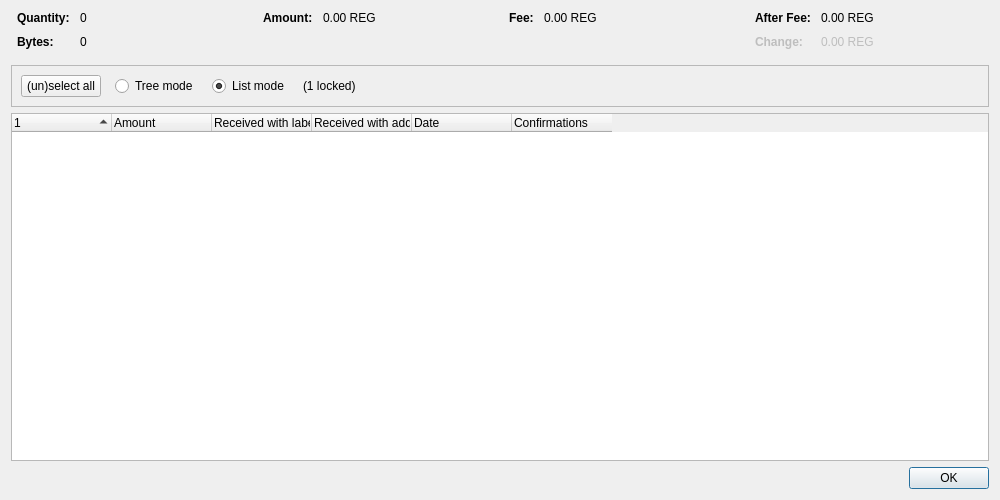
<?xml version="1.0" encoding="UTF-8"?>
<ui version="4.0">
 <class>CoinControlDialog</class>
 <widget class="QDialog" name="CoinControlDialog">
  <property name="geometry">
   <rect>
    <x>0</x>
    <y>0</y>
    <width>1000</width>
    <height>500</height>
   </rect>
  </property>
  <property name="windowTitle">
   <string>Coin Selection</string>
  </property>
  <layout class="QVBoxLayout" name="verticalLayout">
   <item>
    <layout class="QHBoxLayout" name="horizontalLayoutTop" stretch="0,0,0,0">
     <property name="topMargin">
      <number>0</number>
     </property>
     <property name="bottomMargin">
      <number>10</number>
     </property>
     <item>
      <layout class="QFormLayout" name="formLayoutCoinControl1">
       <property name="labelAlignment">
        <set>Qt::AlignLeft|Qt::AlignVCenter</set>
       </property>
       <property name="horizontalSpacing">
        <number>10</number>
       </property>
       <property name="verticalSpacing">
        <number>10</number>
       </property>
       <property name="leftMargin">
        <number>6</number>
       </property>
       <property name="rightMargin">
        <number>6</number>
       </property>
       <item row="0" column="0">
        <widget class="QLabel" name="labelCoinControlQuantityText">
         <property name="font">
          <font>
           <weight>75</weight>
           <bold>true</bold>
          </font>
         </property>
         <property name="text">
          <string>Quantity:</string>
         </property>
        </widget>
       </item>
       <item row="0" column="1">
        <widget class="QLabel" name="labelCoinControlQuantity">
         <property name="cursor">
          <cursorShape>IBeamCursor</cursorShape>
         </property>
         <property name="contextMenuPolicy">
          <enum>Qt::ActionsContextMenu</enum>
         </property>
         <property name="text">
          <string notr="true">0</string>
         </property>
         <property name="textInteractionFlags">
          <set>Qt::LinksAccessibleByMouse|Qt::TextSelectableByKeyboard|Qt::TextSelectableByMouse</set>
         </property>
        </widget>
       </item>
       <item row="1" column="0">
        <widget class="QLabel" name="labelCoinControlBytesText">
         <property name="font">
          <font>
           <weight>75</weight>
           <bold>true</bold>
          </font>
         </property>
         <property name="text">
          <string>Bytes:</string>
         </property>
        </widget>
       </item>
       <item row="1" column="1">
        <widget class="QLabel" name="labelCoinControlBytes">
         <property name="cursor">
          <cursorShape>IBeamCursor</cursorShape>
         </property>
         <property name="contextMenuPolicy">
          <enum>Qt::ActionsContextMenu</enum>
         </property>
         <property name="text">
          <string notr="true">0</string>
         </property>
         <property name="textInteractionFlags">
          <set>Qt::LinksAccessibleByMouse|Qt::TextSelectableByKeyboard|Qt::TextSelectableByMouse</set>
         </property>
        </widget>
       </item>
      </layout>
     </item>
     <item>
      <layout class="QFormLayout" name="formLayoutCoinControl2">
       <property name="horizontalSpacing">
        <number>10</number>
       </property>
       <property name="verticalSpacing">
        <number>10</number>
       </property>
       <property name="leftMargin">
        <number>6</number>
       </property>
       <property name="rightMargin">
        <number>6</number>
       </property>
       <item row="0" column="0">
        <widget class="QLabel" name="labelCoinControlAmountText">
         <property name="font">
          <font>
           <weight>75</weight>
           <bold>true</bold>
          </font>
         </property>
         <property name="text">
          <string>Amount:</string>
         </property>
        </widget>
       </item>
       <item row="0" column="1">
        <widget class="QLabel" name="labelCoinControlAmount">
         <property name="cursor">
          <cursorShape>IBeamCursor</cursorShape>
         </property>
         <property name="contextMenuPolicy">
          <enum>Qt::ActionsContextMenu</enum>
         </property>
         <property name="text">
          <string notr="true">0.00 REG</string>
         </property>
         <property name="textInteractionFlags">
          <set>Qt::LinksAccessibleByMouse|Qt::TextSelectableByKeyboard|Qt::TextSelectableByMouse</set>
         </property>
        </widget>
       </item>
      </layout>
     </item>
     <item>
      <layout class="QFormLayout" name="formLayoutCoinControl3">
       <property name="horizontalSpacing">
        <number>10</number>
       </property>
       <property name="verticalSpacing">
        <number>10</number>
       </property>
       <property name="leftMargin">
        <number>6</number>
       </property>
       <property name="rightMargin">
        <number>6</number>
       </property>
       <item row="0" column="0">
        <widget class="QLabel" name="labelCoinControlFeeText">
         <property name="font">
          <font>
           <weight>75</weight>
           <bold>true</bold>
          </font>
         </property>
         <property name="text">
          <string>Fee:</string>
         </property>
        </widget>
       </item>
       <item row="0" column="1">
        <widget class="QLabel" name="labelCoinControlFee">
         <property name="cursor">
          <cursorShape>IBeamCursor</cursorShape>
         </property>
         <property name="contextMenuPolicy">
          <enum>Qt::ActionsContextMenu</enum>
         </property>
         <property name="text">
          <string notr="true">0.00 REG</string>
         </property>
         <property name="textInteractionFlags">
          <set>Qt::LinksAccessibleByMouse|Qt::TextSelectableByKeyboard|Qt::TextSelectableByMouse</set>
         </property>
        </widget>
       </item>
      </layout>
     </item>
     <item>
      <layout class="QFormLayout" name="formLayoutCoinControl4">
       <property name="labelAlignment">
        <set>Qt::AlignLeft|Qt::AlignVCenter</set>
       </property>
       <property name="horizontalSpacing">
        <number>10</number>
       </property>
       <property name="verticalSpacing">
        <number>10</number>
       </property>
       <property name="leftMargin">
        <number>6</number>
       </property>
       <property name="rightMargin">
        <number>6</number>
       </property>
       <item row="0" column="0">
        <widget class="QLabel" name="labelCoinControlAfterFeeText">
         <property name="font">
          <font>
           <weight>75</weight>
           <bold>true</bold>
          </font>
         </property>
         <property name="text">
          <string>After Fee:</string>
         </property>
        </widget>
       </item>
       <item row="0" column="1">
        <widget class="QLabel" name="labelCoinControlAfterFee">
         <property name="cursor">
          <cursorShape>IBeamCursor</cursorShape>
         </property>
         <property name="contextMenuPolicy">
          <enum>Qt::ActionsContextMenu</enum>
         </property>
         <property name="text">
          <string notr="true">0.00 REG</string>
         </property>
         <property name="textInteractionFlags">
          <set>Qt::LinksAccessibleByMouse|Qt::TextSelectableByKeyboard|Qt::TextSelectableByMouse</set>
         </property>
        </widget>
       </item>
       <item row="1" column="0">
        <widget class="QLabel" name="labelCoinControlChangeText">
         <property name="enabled">
          <bool>false</bool>
         </property>
         <property name="font">
          <font>
           <weight>75</weight>
           <bold>true</bold>
          </font>
         </property>
         <property name="text">
          <string>Change:</string>
         </property>
        </widget>
       </item>
       <item row="1" column="1">
        <widget class="QLabel" name="labelCoinControlChange">
         <property name="enabled">
          <bool>false</bool>
         </property>
         <property name="cursor">
          <cursorShape>IBeamCursor</cursorShape>
         </property>
         <property name="contextMenuPolicy">
          <enum>Qt::ActionsContextMenu</enum>
         </property>
         <property name="text">
          <string notr="true">0.00 REG</string>
         </property>
         <property name="textInteractionFlags">
          <set>Qt::LinksAccessibleByMouse|Qt::TextSelectableByKeyboard|Qt::TextSelectableByMouse</set>
         </property>
        </widget>
       </item>
      </layout>
     </item>
    </layout>
   </item>
   <item>
    <widget class="QFrame" name="frame">
     <property name="minimumSize">
      <size>
       <width>0</width>
       <height>40</height>
      </size>
     </property>
     <property name="frameShape">
      <enum>QFrame::StyledPanel</enum>
     </property>
     <property name="frameShadow">
      <enum>QFrame::Sunken</enum>
     </property>
     <layout class="QHBoxLayout" name="horizontalLayout">
      <item>
       <layout class="QHBoxLayout" name="horizontalLayoutPanel" stretch="0,0,0,0,0">
        <property name="spacing">
         <number>14</number>
        </property>
        <item>
         <widget class="QPushButton" name="pushButtonSelectAll">
          <property name="sizePolicy">
           <sizepolicy hsizetype="Maximum" vsizetype="Fixed">
            <horstretch>0</horstretch>
            <verstretch>0</verstretch>
           </sizepolicy>
          </property>
          <property name="text">
           <string>(un)select all</string>
          </property>
          <property name="autoDefault">
           <bool>false</bool>
          </property>
         </widget>
        </item>
        <item>
         <widget class="QRadioButton" name="radioTreeMode">
          <property name="sizePolicy">
           <sizepolicy hsizetype="Maximum" vsizetype="Fixed">
            <horstretch>0</horstretch>
            <verstretch>0</verstretch>
           </sizepolicy>
          </property>
          <property name="text">
           <string>Tree mode</string>
          </property>
         </widget>
        </item>
        <item>
         <widget class="QRadioButton" name="radioListMode">
          <property name="sizePolicy">
           <sizepolicy hsizetype="Maximum" vsizetype="Fixed">
            <horstretch>0</horstretch>
            <verstretch>0</verstretch>
           </sizepolicy>
          </property>
          <property name="text">
           <string>List mode</string>
          </property>
          <property name="checked">
           <bool>true</bool>
          </property>
         </widget>
        </item>
        <item>
         <widget class="QLabel" name="labelLocked">
          <property name="text">
           <string notr="true">(1 locked)</string>
          </property>
         </widget>
        </item>
        <item>
         <spacer name="horizontalSpacer">
          <property name="orientation">
           <enum>Qt::Horizontal</enum>
          </property>
          <property name="sizeHint" stdset="0">
           <size>
            <width>40</width>
            <height>20</height>
           </size>
          </property>
         </spacer>
        </item>
       </layout>
      </item>
     </layout>
    </widget>
   </item>
   <item>
    <widget class="CoinControlTreeWidget" name="treeWidget">
     <property name="contextMenuPolicy">
      <enum>Qt::CustomContextMenu</enum>
     </property>
     <property name="sortingEnabled">
      <bool>false</bool>
     </property>
     <property name="columnCount">
      <number>6</number>
     </property>
     <attribute name="headerShowSortIndicator" stdset="0">
      <bool>true</bool>
     </attribute>
     <attribute name="headerStretchLastSection">
      <bool>false</bool>
     </attribute>
     <column>
      <property name="text">
       <string/>
      </property>
     </column>
     <column>
      <property name="text">
       <string>Amount</string>
      </property>
     </column>
     <column>
      <property name="text">
       <string>Received with label</string>
      </property>
     </column>
     <column>
      <property name="text">
       <string>Received with address</string>
      </property>
     </column>
     <column>
      <property name="text">
       <string>Date</string>
      </property>
     </column>
     <column>
      <property name="text">
       <string>Confirmations</string>
      </property>
      <property name="toolTip">
       <string>Confirmed</string>
      </property>
     </column>
     <column>
      <property name="text">
       <string/>
      </property>
     </column>
     <column>
      <property name="text">
       <string/>
      </property>
     </column>
     <column>
      <property name="text">
       <string/>
      </property>
     </column>
     <column>
      <property name="text">
       <string/>
      </property>
     </column>
    </widget>
   </item>
   <item>
    <widget class="QDialogButtonBox" name="buttonBox">
     <property name="orientation">
      <enum>Qt::Horizontal</enum>
     </property>
     <property name="standardButtons">
      <set>QDialogButtonBox::Ok</set>
     </property>
    </widget>
   </item>
  </layout>
 </widget>
 <customwidgets>
  <customwidget>
   <class>CoinControlTreeWidget</class>
   <extends>QTreeWidget</extends>
   <header>qt/coincontroltreewidget.h</header>
  </customwidget>
 </customwidgets>
 <resources/>
 <connections/>
</ui>
